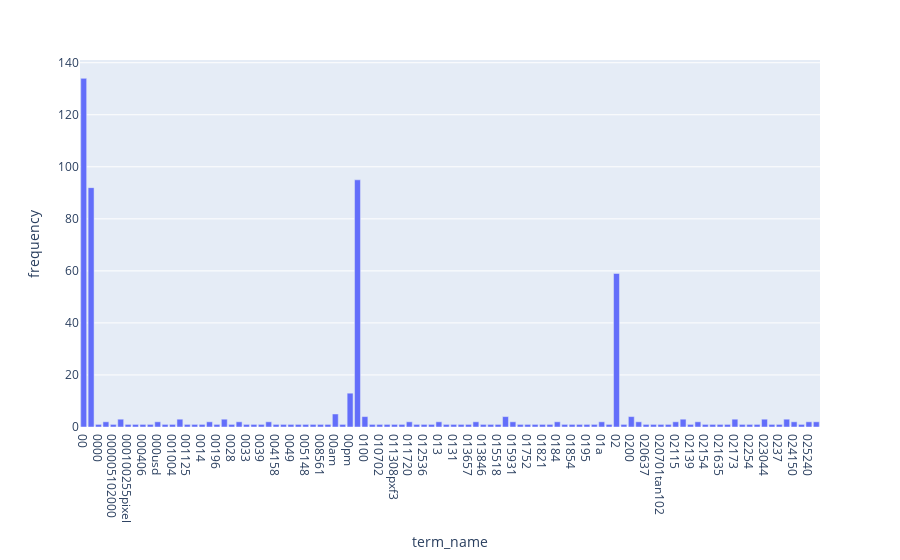

The code cell stored with this chart in its notebook:
### Markdown cell above
### >>> **Exercise 14 (take home):** 
The chart above only contains 300 vocabulary in the documents, and it's already computationally intensive to both compute and visualize. Can you efficiently reduce the number of terms you want to visualize as an exercise.

### Code cell
# Answer here
# print(df)
fig = px.bar(df[:100], x='term_name', y='frequency')
fig.show()

### Figure 1 — Plotly figure (JSON) as saved in the notebook; plotly's stock layout.template omitted (floating-point values rounded to 4 significant figures)
{"data": [{"alignmentgroup": "True", "hovertemplate": "term_name=%{x}<br>frequency=%{y}<extra></extra>", "legendgroup": "", "marker": {"color": "#636efa", "pattern": {"shape": ""}}, "name": "", "offsetgroup": "", "orientation": "v", "showlegend": false, "textposition": "auto", "type": "bar", "x": ["00", "000", "0000", "0000001200", "000005102000", "0001", "000100255pixel", "00014", "000406", "0007", "000usd", "0010", "001004", "0010580b", "001125", "001200201pixel", "0014", "001642", "00196", "002", "0028", "003258u19250", "0033", "0038", "0039", "004021809", "004158", "004627", "0049", "00500", "005148", "00630", "008561", "0094", "00am", "00index", "00pm", "01", "0100", "010116", "010702", "011255", "011308pxf3", "011605", "011720", "012019", "012536", "012946", "013", "013034", "0131", "013423tan102", "013657", "0138", "013846", "0150", "015518", "01580", "015931", "01720", "01752", "0179", "01821", "01830", "0184", "01852", "01854", "01890", "0195", "0199", "01a", "01wb", "02", "020", "0200", "020504", "020637", "020646", "020701tan102", "020751", "02115", "02118", "02139", "02142", "02154", "02160", "021635", "021708", "02173", "0223", "02254", "022621tan102", "023044", "0235", "0237", "024103", "024150", "024626", "025240", "025924"], "xaxis": "x", "y": [134, 92, 1, 2, 1, 3, 1, 1, 1, 1, 2, 1, 1, 3, 1, 1, 1, 2, 1, 3, 1, 2, 1, 1, 1, 2, 1, 1, 1, 1, 1, 1, 1, 1, 5, 1, 13, 95, 4, 1, 1, 1, 1, 1, 2, 1, 1, 1, 2, 1, 1, 1, 1, 2, 1, 1, 1, 4, 2, 1, 1, 1, 1, 1, 2, 1, 1, 1, 1, 1, 2, 1, 59, 1, 4, 2, 1, 1, 1, 1, 2, 3, 1, 2, 1, 1, 1, 1, 3, 1, 1, 1, 3, 1, 1, 3, 2, 1, 2, 2], "yaxis": "y"}], "layout": {"barmode": "relative", "legend": {"tracegroupgap": 0}, "margin": {"t": 60}, "xaxis": {"anchor": "y", "domain": [0, 1], "title": {"text": "term_name"}}, "yaxis": {"anchor": "x", "domain": [0, 1], "title": {"text": "frequency"}}}}
